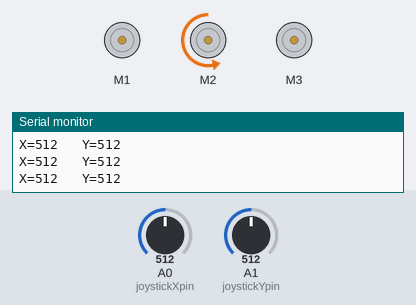
A sketch run on a simulated Arduino Uno, built with avr-gcc and run on an emulated ATmega328P. On the bench: 3 × DC motor (green arrow = forward, orange = backward, longer = faster), the last lines printed to the serial monitor. The test bench sets the inputs (shaded band); at power-on: A0 (joystickXpin) = 512, A1 (joystickYpin) = 512.

Above: at 1.2 s.
1.3 s: A0 (joystickXpin) set to 496
At 1.9 s:
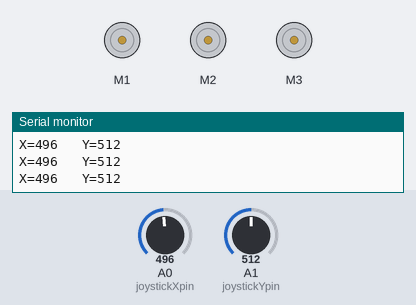
4.3 s: A1 (joystickYpin) set to 108
7.3 s: A1 (joystickYpin) set to 95
At 10.2 s:
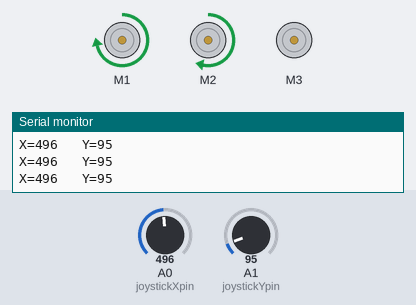
10.3 s: A0 (joystickXpin) set to 1023
At 11.2 s:
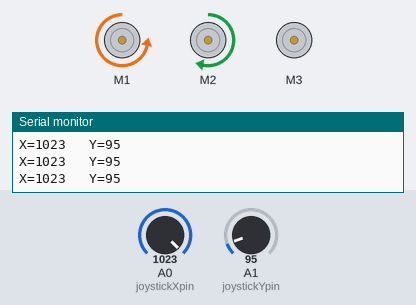
13.3 s: A1 (joystickYpin) set to 11
16.3 s: A1 (joystickYpin) set to 8
At 17.12 s:
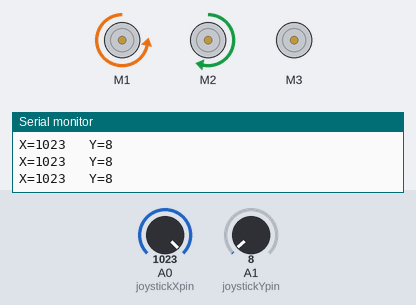
Timing chart, 0 to 20.3 s (numbered marks = the images above; inputs shaded):
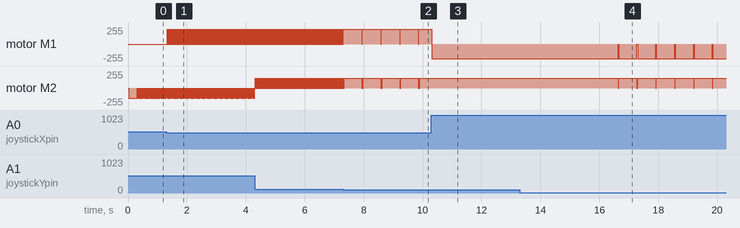

Measured:
- the behaviour switches between 510 and 509 on A0 (joystickXpin) (found by bisection; images 0 and 1)
- the behaviour switches between 100 and 99 on A1 (joystickYpin) (found by bisection; images 1 and 2)
- the behaviour switches between 10 and 9 on A1 (joystickYpin) (found by bisection; images 3 and 4)
- after the input at 1.3 s, motor M1: alternates forward 220/255 for 0.01 s and stopped for 0.02 s, starting at once
- after the input at 7.3 s, motor M1: alternates forward 220/255 for 0.62 s and stopped for 0.02 s, starting after 0.64 s
- after the input at 10.3 s, motor M2: stops changing and stays forward 150/255
- after the input at 16.3 s, motor M1: alternates backward 220/255 for 0.62 s and stopped for 0.02 s, starting after 0.34 s; motor M2: alternates forward 150/255 for 0.62 s and stopped for 0.02 s, starting after 0.34 s
- by itself, motor M2: repeats every 0.64 s: stopped 0.02 s, forward 150/255 0.59 s, stopped 0.02 s, forward 150/255 0.01 s

The sketch:

20201218.ino
```cpp
//程式一：搖桿數值讀取
#include <AFMotor.h>                  //引入一個函式庫
AF_DCMotor motorX(1, MOTOR12_8KHZ); //設定馬達X軸(接腳,頻率)
AF_DCMotor motorY(2, MOTOR12_8KHZ); //設定馬達Y軸(接腳,頻率)
AF_DCMotor motorZ(3, MOTOR12_8KHZ); //設定馬達Z軸(接腳,頻率)
int joystickXpin = A0;                // 搖桿 X軸 接 Arduino Analog pin A0
int joystickYpin = A1;                // 搖桿 Y軸 接 Arduino Analog pin A1
int Xpos = 0;                         // 定義X軸位置參數
int Ypos = 0;                         // 定義Y軸位置參數

void setup() {                        //初始化程式設定

  Serial.begin(9600);                  //鮑率Baud Rate：arduino與電腦溝通的頻率設定為9600

  motorX.setSpeed(220);               //可調轉速範圍為150~到255
  motorY.setSpeed(150);
  motorZ.setSpeed(150);
}
void loop() {
Xpos = analogRead(joystickXpin);            // 讀入搖桿 X 軸數值，範圍為0-1023
Ypos = analogRead(joystickYpin);            // 讀入搖桿 Y 軸數值，範圍為0-1023
  Serial.print("X=");
  Serial.print(Xpos);                        // 序列埠監控視窗顯示"X="和 X 軸數值
  Serial.print("   Y=");
  Serial.println(Ypos);                      // 序列埠監控視窗顯示"/Y="和 Y 軸數值
                                            // 序列埠監控視窗「換行」顯示
  motorX.run(RELEASE);                      //馬達X軸執行 run 程式中的 RELEASE 指令(p.s.RELEASE指令就是讓馬達停止運轉)
  motorY.run(RELEASE);                      //馬達Y軸執行 run 程式中的 RELEASE 指令
  delay(2);

//X軸(範圍0~1023)控制//////////////////////////////////////////////////////////////////////////////////////////////////////////
if (Xpos<510)                              //如果 讀取到搖桿的X軸值<500時
{
  motorX.run(FORWARD);                     //馬達X軸執行 run 程式中的 FORWARD 指令(p.s.FORWARD指令就是讓馬達正轉)
  delay(2);                                //休息(正確來說是「延遲」)0.002秒
}
else if(Xpos>520)                          //如果不符合上面條件，而當 讀取到搖桿的X軸值>510時
{
  motorX.run(BACKWARD);                    //馬達X軸執行 run 程式中的 BACKWARD 指令(p.s.BACKWARD指令就是讓馬達逆轉)
  delay(2);                                //延遲0.002秒
}

//Y軸(範圍0~1023)控制//////////////////////////////////////////////////////////////////////////////////////////////////////////
if (Ypos<504)
{
  motorY.run(FORWARD);
  delay(2);
}
else if(Ypos>510)
{
  motorY.run(BACKWARD);
  delay(2);
}
}
```
